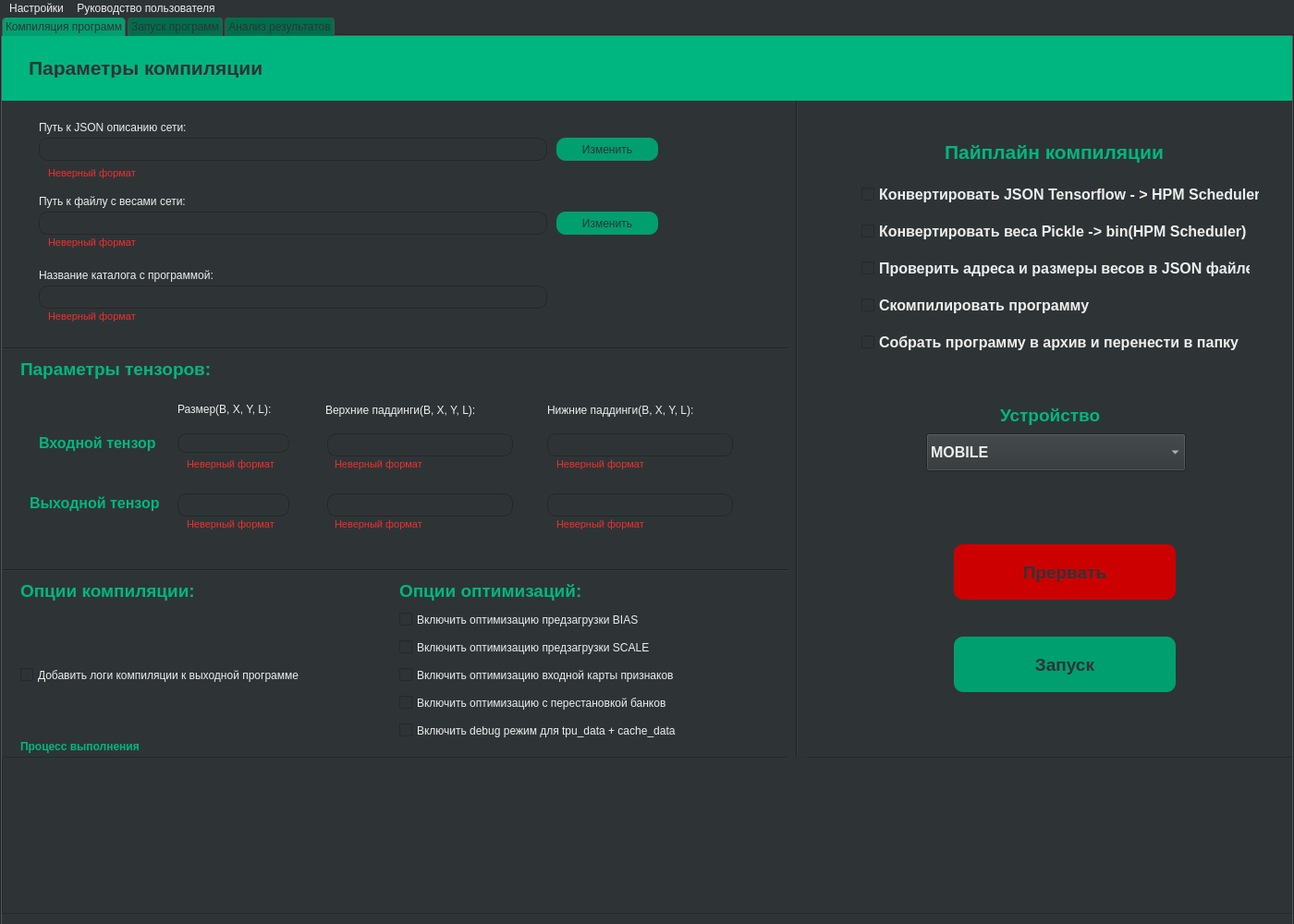
<?xml version="1.0" encoding="UTF-8"?>
<ui version="4.0">
 <class>MainWindow</class>
 <widget class="QMainWindow" name="MainWindow">
  <property name="geometry">
   <rect>
    <x>0</x>
    <y>0</y>
    <width>1400</width>
    <height>1000</height>
   </rect>
  </property>
  <property name="windowTitle">
   <string>MainWindow</string>
  </property>
  <property name="styleSheet">
   <string notr="true">background: rgb(46, 52, 54);
color: rgb(238, 238, 236);

</string>
  </property>
  <widget class="QWidget" name="centralwidget">
   <widget class="QTabWidget" name="MainTabs">
    <property name="geometry">
     <rect>
      <x>0</x>
      <y>-1</y>
      <width>1400</width>
      <height>1001</height>
     </rect>
    </property>
    <property name="styleSheet">
     <string notr="true">QTabBar::tab {
	background: rgb(0, 110, 76);
	color:rgb(46, 52, 54);
	border-top: 1px solid rgb(79, 79, 79);
	border-left: 1px solid rgb(79, 79, 79);
	border-right: 1px solid rgb(79, 79, 79);
	border-top-left-radius: 5px;
	border-top-right-radius: 5px;
	padding: 3px;
	margin-left:2px;
}

QTabBar::tab:selected {
	background: rgb(0, 159, 112);
	
}

QTabBar::tab:hover {
	background: rgb(0, 159, 112)
	
}

QLineEdit : focus {
border-color: rgb(52, 101, 164);
}



</string>
    </property>
    <property name="currentIndex">
     <number>0</number>
    </property>
    <widget class="QWidget" name="CompilerTab">
     <property name="styleSheet">
      <string notr="true">QLabel {
	color: rgb(238, 238, 236)
}

QCheckBox {
	color: rgb(238, 238, 236)
}

QPushButton {
	background: rgb(0, 159, 112);
	color: rgb(46, 52, 54);
	border-radius: 10px;
}

QPushButton:hover {
	background: rgb(0, 182, 128);
}

QPushButton:pressed {
	background: rgb(0, 110, 76);
}

QLineEdit{
border: 1px solid rgb(38, 38, 38);
border-radius: 10px;
color:rgb(211, 215, 207);
}

QLineEdit:focus {
border: 1px solid rgb(114, 159, 207)
}
</string>
     </property>
     <attribute name="title">
      <string>Компиляция программ</string>
     </attribute>
     <widget class="QLabel" name="ExecutionProcessLabel">
      <property name="geometry">
       <rect>
        <x>20</x>
        <y>760</y>
        <width>161</width>
        <height>17</height>
       </rect>
      </property>
      <property name="font">
       <font>
        <bold>true</bold>
       </font>
      </property>
      <property name="styleSheet">
       <string notr="true">color: rgb(0, 182, 128)</string>
      </property>
      <property name="text">
       <string>Процесс выполнения</string>
      </property>
     </widget>
     <widget class="QListView" name="ExecutionStatusListView">
      <property name="geometry">
       <rect>
        <x>0</x>
        <y>780</y>
        <width>1400</width>
        <height>170</height>
       </rect>
      </property>
     </widget>
     <widget class="QCheckBox" name="AddDebugModeCheckBox">
      <property name="geometry">
       <rect>
        <x>430</x>
        <y>740</y>
        <width>401</width>
        <height>23</height>
       </rect>
      </property>
      <property name="text">
       <string>Включить debug режим для tpu_data + cache_data</string>
      </property>
     </widget>
     <widget class="QLineEdit" name="OutputSizeLineEdit">
      <property name="geometry">
       <rect>
        <x>190</x>
        <y>495</y>
        <width>121</width>
        <height>25</height>
       </rect>
      </property>
     </widget>
     <widget class="QLabel" name="InputTensorLabel">
      <property name="geometry">
       <rect>
        <x>40</x>
        <y>430</y>
        <width>161</width>
        <height>20</height>
       </rect>
      </property>
      <property name="font">
       <font>
        <pointsize>12</pointsize>
        <bold>true</bold>
       </font>
      </property>
      <property name="styleSheet">
       <string notr="true">color: rgb(0, 182, 128)</string>
      </property>
      <property name="text">
       <string>Входной тензор</string>
      </property>
     </widget>
     <widget class="QPushButton" name="ChangeWeightsPathPushButton">
      <property name="geometry">
       <rect>
        <x>600</x>
        <y>190</y>
        <width>110</width>
        <height>25</height>
       </rect>
      </property>
      <property name="text">
       <string>Изменить</string>
      </property>
     </widget>
     <widget class="QLabel" name="CompilationPipelineLabel">
      <property name="geometry">
       <rect>
        <x>1020</x>
        <y>110</y>
        <width>251</width>
        <height>31</height>
       </rect>
      </property>
      <property name="font">
       <font>
        <pointsize>16</pointsize>
        <bold>true</bold>
       </font>
      </property>
      <property name="styleSheet">
       <string notr="true">color: rgb(0, 182, 128)</string>
      </property>
      <property name="text">
       <string>Пайплайн компиляции</string>
      </property>
     </widget>
     <widget class="QCheckBox" name="AddBiasPreloadCheckBox">
      <property name="geometry">
       <rect>
        <x>430</x>
        <y>620</y>
        <width>401</width>
        <height>23</height>
       </rect>
      </property>
      <property name="text">
       <string>Включить оптимизацию предзагрузки BIAS</string>
      </property>
     </widget>
     <widget class="Line" name="HorisontalSeparator2">
      <property name="geometry">
       <rect>
        <x>0</x>
        <y>570</y>
        <width>861</width>
        <height>16</height>
       </rect>
      </property>
      <property name="orientation">
       <enum>Qt::Horizontal</enum>
      </property>
     </widget>
     <widget class="QWidget" name="HeaderPlaneWidget" native="true">
      <property name="geometry">
       <rect>
        <x>-1</x>
        <y>0</y>
        <width>1401</width>
        <height>70</height>
       </rect>
      </property>
      <property name="styleSheet">
       <string notr="true">background: rgb(0, 182, 128)</string>
      </property>
      <widget class="QLabel" name="CompilationParametersLabel">
       <property name="geometry">
        <rect>
         <x>30</x>
         <y>24</y>
         <width>271</width>
         <height>21</height>
        </rect>
       </property>
       <property name="font">
        <font>
         <pointsize>16</pointsize>
         <bold>true</bold>
        </font>
       </property>
       <property name="styleSheet">
        <string notr="true">color:rgb(46, 52, 54)</string>
       </property>
       <property name="text">
        <string>Параметры компиляции</string>
       </property>
      </widget>
     </widget>
     <widget class="QLineEdit" name="OutputPadUpLineEdit">
      <property name="geometry">
       <rect>
        <x>352</x>
        <y>495</y>
        <width>201</width>
        <height>25</height>
       </rect>
      </property>
     </widget>
     <widget class="QLabel" name="OutputTensorLabel">
      <property name="geometry">
       <rect>
        <x>30</x>
        <y>495</y>
        <width>151</width>
        <height>20</height>
       </rect>
      </property>
      <property name="font">
       <font>
        <pointsize>12</pointsize>
        <bold>true</bold>
       </font>
      </property>
      <property name="styleSheet">
       <string notr="true">color: rgb(0, 182, 128)</string>
      </property>
      <property name="text">
       <string>Выходной тензор</string>
      </property>
     </widget>
     <widget class="QLabel" name="WrongFmtCatalogNameLabel">
      <property name="geometry">
       <rect>
        <x>50</x>
        <y>295</y>
        <width>141</width>
        <height>17</height>
       </rect>
      </property>
      <property name="font">
       <font>
        <pointsize>8</pointsize>
       </font>
      </property>
      <property name="styleSheet">
       <string notr="true">color:rgb(241, 45, 45)</string>
      </property>
      <property name="text">
       <string>Неверный формат</string>
      </property>
     </widget>
     <widget class="QPushButton" name="DestroyProcessPushButton">
      <property name="geometry">
       <rect>
        <x>1030</x>
        <y>550</y>
        <width>240</width>
        <height>60</height>
       </rect>
      </property>
      <property name="font">
       <font>
        <pointsize>14</pointsize>
        <bold>true</bold>
       </font>
      </property>
      <property name="styleSheet">
       <string notr="true">QPushButton {
background: rgb(205, 0, 0);
}

QPushButton : hover {
background: rgb(241, 45, 45);
}

QPushButton : pressed {
background: rgb(175, 0, 0);
}</string>
      </property>
      <property name="text">
       <string>Прервать</string>
      </property>
     </widget>
     <widget class="QLabel" name="TensorSizeLabel">
      <property name="geometry">
       <rect>
        <x>190</x>
        <y>395</y>
        <width>131</width>
        <height>17</height>
       </rect>
      </property>
      <property name="font">
       <font>
        <bold>false</bold>
       </font>
      </property>
      <property name="styleSheet">
       <string notr="true"/>
      </property>
      <property name="text">
       <string>Размер(B, X, Y, L):</string>
      </property>
     </widget>
     <widget class="QLineEdit" name="OutputPadDownLineEdit">
      <property name="geometry">
       <rect>
        <x>590</x>
        <y>495</y>
        <width>201</width>
        <height>25</height>
       </rect>
      </property>
     </widget>
     <widget class="QLineEdit" name="JsonPathLineEdit">
      <property name="geometry">
       <rect>
        <x>40</x>
        <y>110</y>
        <width>550</width>
        <height>25</height>
       </rect>
      </property>
     </widget>
     <widget class="QLabel" name="WrongFmtWeightsPathLabel">
      <property name="geometry">
       <rect>
        <x>50</x>
        <y>215</y>
        <width>141</width>
        <height>17</height>
       </rect>
      </property>
      <property name="font">
       <font>
        <pointsize>8</pointsize>
       </font>
      </property>
      <property name="styleSheet">
       <string notr="true">color:rgb(241, 45, 45)</string>
      </property>
      <property name="text">
       <string>Неверный формат</string>
      </property>
     </widget>
     <widget class="QLineEdit" name="InputPadDownLineEdit">
      <property name="geometry">
       <rect>
        <x>590</x>
        <y>430</y>
        <width>201</width>
        <height>25</height>
       </rect>
      </property>
     </widget>
     <widget class="QCheckBox" name="AddCompilationLogCheckBox">
      <property name="geometry">
       <rect>
        <x>20</x>
        <y>680</y>
        <width>401</width>
        <height>23</height>
       </rect>
      </property>
      <property name="text">
       <string>Добавить логи компиляции к выходной программе</string>
      </property>
     </widget>
     <widget class="QLabel" name="WrongFmtOutputSizeLabel">
      <property name="geometry">
       <rect>
        <x>200</x>
        <y>520</y>
        <width>101</width>
        <height>17</height>
       </rect>
      </property>
      <property name="font">
       <font>
        <pointsize>8</pointsize>
       </font>
      </property>
      <property name="styleSheet">
       <string notr="true">color:rgb(241, 45, 45)</string>
      </property>
      <property name="text">
       <string>Неверный формат</string>
      </property>
     </widget>
     <widget class="QCheckBox" name="AddReorderOptimizationCheckBox">
      <property name="geometry">
       <rect>
        <x>430</x>
        <y>710</y>
        <width>401</width>
        <height>23</height>
       </rect>
      </property>
      <property name="text">
       <string>Включить оптимизацию с перестановкой банков</string>
      </property>
     </widget>
     <widget class="QPushButton" name="RunProcessPushButton">
      <property name="geometry">
       <rect>
        <x>1030</x>
        <y>650</y>
        <width>240</width>
        <height>60</height>
       </rect>
      </property>
      <property name="font">
       <font>
        <pointsize>14</pointsize>
        <bold>true</bold>
       </font>
      </property>
      <property name="text">
       <string>Запуск</string>
      </property>
     </widget>
     <widget class="QLabel" name="JsonPathLabel">
      <property name="geometry">
       <rect>
        <x>40</x>
        <y>90</y>
        <width>221</width>
        <height>17</height>
       </rect>
      </property>
      <property name="text">
       <string>Путь к JSON описанию сети:</string>
      </property>
     </widget>
     <widget class="QLabel" name="DeviceComboBoxLabel">
      <property name="geometry">
       <rect>
        <x>1080</x>
        <y>400</y>
        <width>201</width>
        <height>21</height>
       </rect>
      </property>
      <property name="font">
       <font>
        <pointsize>14</pointsize>
        <bold>true</bold>
       </font>
      </property>
      <property name="styleSheet">
       <string notr="true">color:rgb(0, 182, 128)</string>
      </property>
      <property name="text">
       <string>Устройство</string>
      </property>
     </widget>
     <widget class="QLineEdit" name="CatalogNameLineEdit">
      <property name="geometry">
       <rect>
        <x>40</x>
        <y>270</y>
        <width>550</width>
        <height>25</height>
       </rect>
      </property>
     </widget>
     <widget class="QLabel" name="WeightsPathLabel">
      <property name="geometry">
       <rect>
        <x>40</x>
        <y>170</y>
        <width>221</width>
        <height>17</height>
       </rect>
      </property>
      <property name="text">
       <string>Путь к файлу с весами сети:</string>
      </property>
     </widget>
     <widget class="QComboBox" name="DeviceComboBox">
      <property name="geometry">
       <rect>
        <x>1000</x>
        <y>430</y>
        <width>281</width>
        <height>41</height>
       </rect>
      </property>
      <property name="font">
       <font>
        <pointsize>12</pointsize>
        <bold>true</bold>
       </font>
      </property>
      <item>
       <property name="text">
        <string>MOBILE</string>
       </property>
      </item>
      <item>
       <property name="text">
        <string>KCU</string>
       </property>
      </item>
      <item>
       <property name="text">
        <string>SERVER</string>
       </property>
      </item>
     </widget>
     <widget class="QLabel" name="PaddingsUpLabel">
      <property name="geometry">
       <rect>
        <x>350</x>
        <y>395</y>
        <width>201</width>
        <height>20</height>
       </rect>
      </property>
      <property name="text">
       <string>Верхние паддинги(B, X, Y, L):</string>
      </property>
     </widget>
     <widget class="QCheckBox" name="PickleConvertationCheckBox">
      <property name="geometry">
       <rect>
        <x>930</x>
        <y>200</y>
        <width>421</width>
        <height>23</height>
       </rect>
      </property>
      <property name="font">
       <font>
        <pointsize>12</pointsize>
        <bold>true</bold>
       </font>
      </property>
      <property name="text">
       <string>Конвертировать веса Pickle -&gt; bin(HPM Scheduler)</string>
      </property>
     </widget>
     <widget class="QCheckBox" name="MakeArchiveCheckBox">
      <property name="geometry">
       <rect>
        <x>930</x>
        <y>320</y>
        <width>411</width>
        <height>23</height>
       </rect>
      </property>
      <property name="font">
       <font>
        <pointsize>12</pointsize>
        <bold>true</bold>
       </font>
      </property>
      <property name="text">
       <string>Собрать программу в архив и перенести в папку</string>
      </property>
     </widget>
     <widget class="QLineEdit" name="WeightsPathLineEdit">
      <property name="geometry">
       <rect>
        <x>40</x>
        <y>190</y>
        <width>550</width>
        <height>25</height>
       </rect>
      </property>
     </widget>
     <widget class="QLineEdit" name="InputSizeEditLine">
      <property name="geometry">
       <rect>
        <x>190</x>
        <y>430</y>
        <width>121</width>
        <height>21</height>
       </rect>
      </property>
     </widget>
     <widget class="QLabel" name="OptimizationOptionsLabel">
      <property name="geometry">
       <rect>
        <x>430</x>
        <y>590</y>
        <width>211</width>
        <height>21</height>
       </rect>
      </property>
      <property name="font">
       <font>
        <pointsize>14</pointsize>
        <bold>true</bold>
       </font>
      </property>
      <property name="styleSheet">
       <string notr="true">color: rgb(0, 182, 128)</string>
      </property>
      <property name="text">
       <string>Опции оптимизаций:</string>
      </property>
     </widget>
     <widget class="QCheckBox" name="CompileProgrammCheckBox">
      <property name="geometry">
       <rect>
        <x>930</x>
        <y>280</y>
        <width>301</width>
        <height>23</height>
       </rect>
      </property>
      <property name="font">
       <font>
        <pointsize>12</pointsize>
        <bold>true</bold>
       </font>
      </property>
      <property name="text">
       <string>Скомпилировать программу</string>
      </property>
     </widget>
     <widget class="Line" name="HorisontalSeparator1">
      <property name="geometry">
       <rect>
        <x>0</x>
        <y>330</y>
        <width>861</width>
        <height>16</height>
       </rect>
      </property>
      <property name="orientation">
       <enum>Qt::Horizontal</enum>
      </property>
     </widget>
     <widget class="Line" name="VerticalSeparator1">
      <property name="geometry">
       <rect>
        <x>850</x>
        <y>70</y>
        <width>20</width>
        <height>711</height>
       </rect>
      </property>
      <property name="orientation">
       <enum>Qt::Vertical</enum>
      </property>
     </widget>
     <widget class="QLabel" name="WrongFmtJsonPathLabel">
      <property name="geometry">
       <rect>
        <x>50</x>
        <y>140</y>
        <width>141</width>
        <height>17</height>
       </rect>
      </property>
      <property name="font">
       <font>
        <pointsize>8</pointsize>
       </font>
      </property>
      <property name="styleSheet">
       <string notr="true">color:rgb(241, 45, 45)</string>
      </property>
      <property name="text">
       <string>Неверный формат</string>
      </property>
     </widget>
     <widget class="QLabel" name="CompilationOptionsLabel">
      <property name="geometry">
       <rect>
        <x>20</x>
        <y>590</y>
        <width>201</width>
        <height>21</height>
       </rect>
      </property>
      <property name="font">
       <font>
        <pointsize>14</pointsize>
        <bold>true</bold>
       </font>
      </property>
      <property name="styleSheet">
       <string notr="true">color: rgb(0, 182, 128)</string>
      </property>
      <property name="text">
       <string>Опции компиляции:</string>
      </property>
     </widget>
     <widget class="QLineEdit" name="InputPadUpLineEdit">
      <property name="geometry">
       <rect>
        <x>352</x>
        <y>430</y>
        <width>201</width>
        <height>25</height>
       </rect>
      </property>
     </widget>
     <widget class="QCheckBox" name="AddInputOptimizationCheckBox">
      <property name="geometry">
       <rect>
        <x>430</x>
        <y>680</y>
        <width>401</width>
        <height>23</height>
       </rect>
      </property>
      <property name="text">
       <string>Включить оптимизацию входной карты признаков</string>
      </property>
     </widget>
     <widget class="QCheckBox" name="JsonConvertationCheckBox">
      <property name="geometry">
       <rect>
        <x>930</x>
        <y>160</y>
        <width>431</width>
        <height>23</height>
       </rect>
      </property>
      <property name="font">
       <font>
        <pointsize>12</pointsize>
        <bold>true</bold>
       </font>
      </property>
      <property name="text">
       <string>Конвертировать JSON Tensorflow - &gt; HPM Scheduler</string>
      </property>
     </widget>
     <widget class="QLabel" name="PaddingsDownLabel">
      <property name="geometry">
       <rect>
        <x>590</x>
        <y>395</y>
        <width>201</width>
        <height>20</height>
       </rect>
      </property>
      <property name="text">
       <string>Нижние паддинги(B, X, Y, L):</string>
      </property>
     </widget>
     <widget class="QCheckBox" name="AddScalePreloadCheckBox">
      <property name="geometry">
       <rect>
        <x>430</x>
        <y>650</y>
        <width>401</width>
        <height>23</height>
       </rect>
      </property>
      <property name="text">
       <string>Включить оптимизацию предзагрузки SCALE</string>
      </property>
     </widget>
     <widget class="QLabel" name="CatalogNameLabel">
      <property name="geometry">
       <rect>
        <x>40</x>
        <y>250</y>
        <width>251</width>
        <height>17</height>
       </rect>
      </property>
      <property name="text">
       <string>Название каталога с программой:</string>
      </property>
     </widget>
     <widget class="QCheckBox" name="AddressCheckCheckBox">
      <property name="geometry">
       <rect>
        <x>930</x>
        <y>240</y>
        <width>421</width>
        <height>23</height>
       </rect>
      </property>
      <property name="font">
       <font>
        <pointsize>12</pointsize>
        <bold>true</bold>
       </font>
      </property>
      <property name="text">
       <string>Проверить адреса и размеры весов в JSON файле</string>
      </property>
     </widget>
     <widget class="QLabel" name="WrongFmtInputSizeLabel">
      <property name="geometry">
       <rect>
        <x>200</x>
        <y>455</y>
        <width>101</width>
        <height>17</height>
       </rect>
      </property>
      <property name="font">
       <font>
        <pointsize>8</pointsize>
       </font>
      </property>
      <property name="styleSheet">
       <string notr="true">color:rgb(241, 45, 45)</string>
      </property>
      <property name="text">
       <string>Неверный формат</string>
      </property>
     </widget>
     <widget class="QLabel" name="TensorParametersLabel">
      <property name="geometry">
       <rect>
        <x>20</x>
        <y>350</y>
        <width>221</width>
        <height>21</height>
       </rect>
      </property>
      <property name="font">
       <font>
        <pointsize>14</pointsize>
        <bold>true</bold>
       </font>
      </property>
      <property name="styleSheet">
       <string notr="true">color: rgb(0, 182, 128)</string>
      </property>
      <property name="text">
       <string>Параметры тензоров:</string>
      </property>
     </widget>
     <widget class="QPushButton" name="ChangeJsonPathPushButton">
      <property name="geometry">
       <rect>
        <x>600</x>
        <y>110</y>
        <width>110</width>
        <height>25</height>
       </rect>
      </property>
      <property name="text">
       <string>Изменить</string>
      </property>
     </widget>
     <widget class="QLabel" name="WrongFmtInputPadUpLabel">
      <property name="geometry">
       <rect>
        <x>360</x>
        <y>455</y>
        <width>101</width>
        <height>17</height>
       </rect>
      </property>
      <property name="font">
       <font>
        <pointsize>8</pointsize>
       </font>
      </property>
      <property name="styleSheet">
       <string notr="true">color:rgb(241, 45, 45)</string>
      </property>
      <property name="text">
       <string>Неверный формат</string>
      </property>
     </widget>
     <widget class="QLabel" name="WrongFmtInputPadDownLabel">
      <property name="geometry">
       <rect>
        <x>600</x>
        <y>455</y>
        <width>101</width>
        <height>17</height>
       </rect>
      </property>
      <property name="font">
       <font>
        <pointsize>8</pointsize>
       </font>
      </property>
      <property name="styleSheet">
       <string notr="true">color:rgb(241, 45, 45)</string>
      </property>
      <property name="text">
       <string>Неверный формат</string>
      </property>
     </widget>
     <widget class="QLabel" name="WrongFmtOutputPadUpLabel">
      <property name="geometry">
       <rect>
        <x>360</x>
        <y>520</y>
        <width>101</width>
        <height>17</height>
       </rect>
      </property>
      <property name="font">
       <font>
        <pointsize>8</pointsize>
       </font>
      </property>
      <property name="styleSheet">
       <string notr="true">color:rgb(241, 45, 45)</string>
      </property>
      <property name="text">
       <string>Неверный формат</string>
      </property>
     </widget>
     <widget class="QLabel" name="WrongFmtOutputPadDownLabel">
      <property name="geometry">
       <rect>
        <x>600</x>
        <y>520</y>
        <width>101</width>
        <height>17</height>
       </rect>
      </property>
      <property name="font">
       <font>
        <pointsize>8</pointsize>
       </font>
      </property>
      <property name="styleSheet">
       <string notr="true">color:rgb(241, 45, 45)</string>
      </property>
      <property name="text">
       <string>Неверный формат</string>
      </property>
     </widget>
    </widget>
    <widget class="QWidget" name="RunnerTab">
     <attribute name="title">
      <string>Запуск программ</string>
     </attribute>
    </widget>
    <widget class="QWidget" name="AnalysisTab">
     <attribute name="title">
      <string>Анализ результатов</string>
     </attribute>
    </widget>
   </widget>
  </widget>
  <widget class="QMenuBar" name="MainMenu">
   <property name="geometry">
    <rect>
     <x>0</x>
     <y>0</y>
     <width>1400</width>
     <height>22</height>
    </rect>
   </property>
   <widget class="QMenu" name="SettingsMenu">
    <property name="title">
     <string>Настройки</string>
    </property>
    <addaction name="CompilationSettings"/>
    <addaction name="RunnerSettings"/>
    <addaction name="AnalysisSettings"/>
   </widget>
   <widget class="QMenu" name="DocsMenu">
    <property name="title">
     <string>Руководство пользователя</string>
    </property>
    <addaction name="MainDocs"/>
    <addaction name="CompilationDocs"/>
    <addaction name="RunnerDocs"/>
    <addaction name="AnalysisDocs"/>
   </widget>
   <addaction name="SettingsMenu"/>
   <addaction name="DocsMenu"/>
  </widget>
  <action name="CompilationSettings">
   <property name="text">
    <string>Компиляция</string>
   </property>
  </action>
  <action name="RunnerSettings">
   <property name="text">
    <string>Запуск программы</string>
   </property>
  </action>
  <action name="AnalysisSettings">
   <property name="text">
    <string>Анализ результатов</string>
   </property>
  </action>
  <action name="MainDocs">
   <property name="text">
    <string>Общее руководство</string>
   </property>
  </action>
  <action name="CompilationDocs">
   <property name="text">
    <string>Компиляция программ</string>
   </property>
  </action>
  <action name="RunnerDocs">
   <property name="text">
    <string>Запуск программ</string>
   </property>
  </action>
  <action name="AnalysisDocs">
   <property name="text">
    <string>Анализ результатов</string>
   </property>
  </action>
 </widget>
 <resources/>
 <connections/>
</ui>
